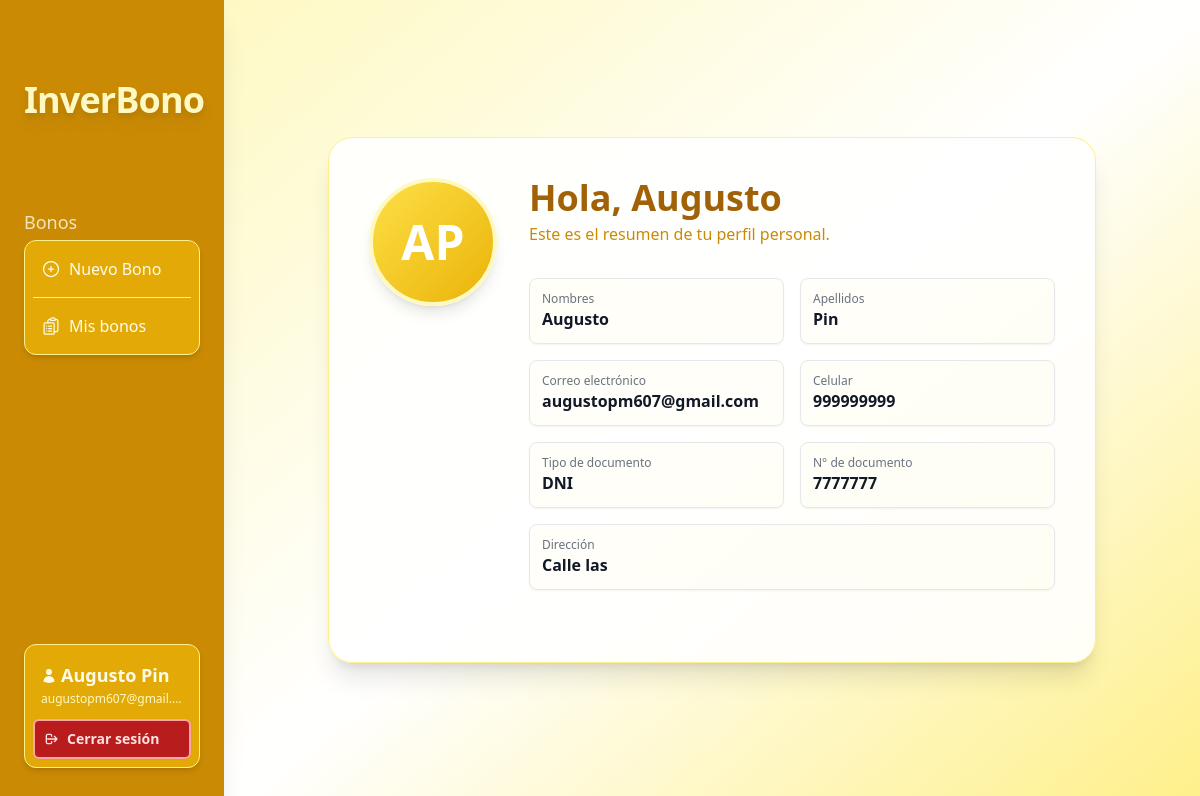
Page /perfil/ (signed in) on the committed database.
### accounts/models.py (models this page shows, shortened)
class User(AbstractBaseUser, PermissionsMixin):
    email = models.EmailField(unique=True)
    nombres = models.CharField(max_length=100)
    apellidos = models.CharField(max_length=100)
    tipo_documento = models.CharField(max_length=3, choices=TIPOS_DOCUMENTO)
    documento = models.CharField(max_length=20, unique=True)
    celular = models.CharField(max_length=20)
    direccion = models.CharField(max_length=255)
    is_active = models.BooleanField(default=True)
    is_staff = models.BooleanField(default=False)
    objects = CustomUserManager()
    USERNAME_FIELD = 'email'
    REQUIRED_FIELDS = ['nombres', 'apellidos', 'tipo_documento', 'documento', 'celular', 'direccion']

### accounts/views.py (the view)
# urls.py: path('perfil/', account_views.perfil_view, name='perfil'),
@login_required
def perfil_view(request):
    return render(request, 'accounts/perfil.html', {'user': request.user})

### accounts/templates/accounts/perfil.html (shortened to what this page needs)
{% extends 'base.html' %}
{% block content %}
{% include "_sidebar.html" %}
<main class="min-h-screen bg-gradient-to-br from-yellow-100 via-white to-yellow-200 text-gray-900 flex items-center justify-center ml-56 p-8">
  <section class="w-full max-w-3xl bg-white/90 border border-yellow-200 rounded-3xl shadow-xl p-10 relative overflow-hidden">
      <div class="flex flex-col md:flex-row items-center md:items-start gap-8">
        <div class="shrink-0 bg-gradient-to-br from-yellow-300 to-yellow-500 rounded-full w-32 h-32 flex items-center justify-center text-5xl font-extrabold text-white shadow-lg animate-bounce-slow border-4 border-yellow-100">
          {{ user.nombres|slice:":1" }}{{ user.apellidos|slice:":1" }}
        </div>
        <div class="w-full">
          <h1 class="text-4xl font-extrabold mb-1 text-yellow-700 text-center md:text-left">
            Hola, {{ user.nombres }}
          </h1>
          <p class="text-base text-yellow-600 mb-8 text-center md:text-left">Este es el resumen de tu perfil personal.</p>
          <div class="grid md:grid-cols-2 gap-4">
            <div class="bg-yellow-50/30 border border-gray-200 rounded-lg p-3 shadow-sm hover:shadow-lg transition-all duration-100">
              <p class="text-gray-500 text-xs">Nombres</p>
              <p class="font-semibold text-gray-900 text-base">{{ user.nombres }}</p>
            </div>
            <div class="bg-yellow-50/30 border border-gray-200 rounded-lg p-3 shadow-sm hover:shadow-lg transition-all duration-100">
              <p class="text-gray-500 text-xs">Apellidos</p>
              <p class="font-semibold text-gray-900 text-base">{{ user.apellidos }}</p>
            </div>
            <div class="bg-yellow-50/30 border border-gray-200 rounded-lg p-3 shadow-sm hover:shadow-lg transition-all duration-100">
              <p class="text-gray-500 text-xs">Correo electrónico</p>
              <p class="font-semibold text-gray-900 text-base">{{ user.email }}</p>
            </div>
            <div class="bg-yellow-50/30 border border-gray-200 rounded-lg p-3 shadow-sm hover:shadow-lg transition-all duration-100">
              <p class="text-gray-500 text-xs">Celular</p>
              <p class="font-semibold text-gray-900 text-base">{{ user.celular }}</p>
            </div>
            <div class="bg-yellow-50/30 border border-gray-200 rounded-lg p-3 shadow-sm hover:shadow-lg transition-all duration-100">
              <p class="text-gray-500 text-xs">Tipo de documento</p>
              <p class="font-semibold text-gray-900 text-base">{{ user.tipo_documento }}</p>
            </div>
            <div class="bg-yellow-50/30 border border-gray-200 rounded-lg p-3 shadow-sm hover:shadow-lg transition-all duration-100">
              <p class="text-gray-500 text-xs">N° de documento</p>
              <p class="font-semibold text-gray-900 text-base">{{ user.documento }}</p>
            </div>
            <div class="md:col-span-2 bg-yellow-50/30 border border-gray-200 rounded-lg p-3 shadow-sm hover:shadow-lg transition-all duration-100">
              <p class="text-gray-500 text-xs">Dirección</p>
              <p class="font-semibold text-gray-900 text-base">{{ user.direccion }}</p>
            </div>
          </div>
        </div>
      </div>
  </section>
</main>
{% endblock %}

### templates/_sidebar.html (shortened to what this page needs)
<aside class="fixed z-[100] top-0 bottom-0 left-0 @container w-56 shrink-0 transition-all ease-in-out duration-300 overflow-x-hidden bg-yellow-600 backdrop-blur-md shadow-xl">
  <nav class="absolute w-56 text-yellow-50 py-4 px-6 top-0 bottom-0 min-h-[90vh] h-full z-40">
    <div class="flex flex-col gap-2 xl:gap-4 h-full">
      <a href="{% url 'dashboard' %}" class="select-none">
        <h1 class="text-4xl font-extrabold text-center mt-16 tracking-tight text-yellow-100 drop-shadow-lg">
          <span class="inline-block">InverBono</span>
        </h1>
      </a>
      <div class="mt-20">
        <p class="text-lg font-light text-yellow-50/80">Bonos</p>
        <section class="bg-yellow-500/80 rounded-xl p-2 flex flex-col gap-2 mt-1 shadow-md border border-yellow-200">
          <a href="{% url 'bonds:create_bond' %}" class="flex gap-2 items-center rounded-md p-2 transition-colors hover:bg-yellow-600" title="Registrar un nuevo bono">
            <svg xmlns="http://www.w3.org/2000/svg" fill="none" viewBox="0 0 24 24" stroke-width="1.5"
              stroke="currentColor" class="size-5 text-yellow-50">
              <path stroke-linecap="round" stroke-linejoin="round"
                d="M12 9v6m3-3H9m12 0a9 9 0 1 1-18 0 9 9 0 0 1 18 0Z" />
            </svg>
            <p class="font-medium">Nuevo Bono</p>
          </a>
          <hr class="border-t border-yellow-200 w-full">
          <a href="{% url 'bonds:list_bonds' %}" class="flex gap-2 items-center rounded-md p-2 transition-colors hover:bg-yellow-600" title="Ver tus bonos registrados">
            <p class="font-medium">Mis bonos</p>
          </a>
        </section>
      </div>
      <div class="grow"></div>
      <div>
      <section class="bg-yellow-500/80 rounded-xl p-2 mb-4 shadow-md border border-yellow-200">
        <a href="{% url 'perfil' %}" class="p-2 rounded-md hover:bg-yellow-600 block transition-colors" title="Ver tu perfil">
            <div class="font-semibold text-lg truncate text-yellow-50 flex items-center gap-1">
              <p>{{ user.nombres }} {{ user.apellidos }}</p>
            </div>
            <p class="text-xs mt-0.5 truncate text-yellow-100">{{ user.email }}</p>
        </a>
        <form method="POST" action="{% url 'logout' %}" class="mt-1">
            <button type="submit" class="w-full text-left p-2 rounded-md text-sm font-semibold flex items-center gap-2 text-red-100 border-2 border-red-300 hover:bg-red-600 bg-red-700 transition shadow-sm focus:outline-none focus:ring-2 focus:ring-red-200" title="Cerrar sesión de tu cuenta">
              <svg class="w-4 h-4" fill="none" stroke="currentColor" stroke-width="2" viewBox="0 0 24 24"><path stroke-linecap="round" stroke-linejoin="round" d="M17 16l4-4m0 0l-4-4m4 4H7m6 4v1a2 2 0 0 1-2 2H7a2 2 0 0 1-2-2V7a2 2 0 0 1 2-2h4a2 2 0 0 1 2 2v1"/></svg>
              Cerrar sesión
            </button>
        </form>
      </section>
      </div>
    </div>
  </nav>
</aside>

### accounts/templates/accounts/perfil.html (style rules this page uses)
.animate-bounce-slow { animation: bounce-slow 2.5s infinite; }

### rows in the picture
User: nombres "Augusto", apellidos "Pin", email "augustopm607@gmail.…", nombres "A", apellidos "P", email "augustopm607@gmail.com", celular "999999999", tipo_documento "DNI", documento "7777777", direccion "Calle las"
